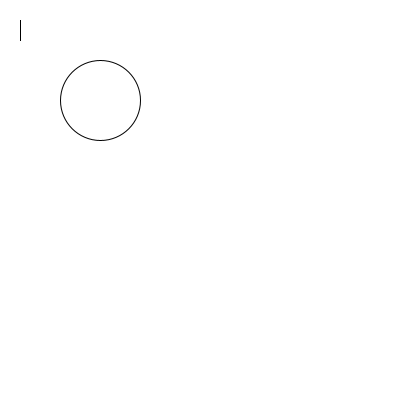
Frame 1 (no input)
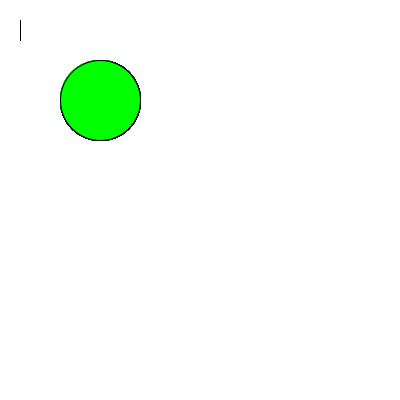
Frame 60 (the mouse pressed at the canvas centre just before this capture)
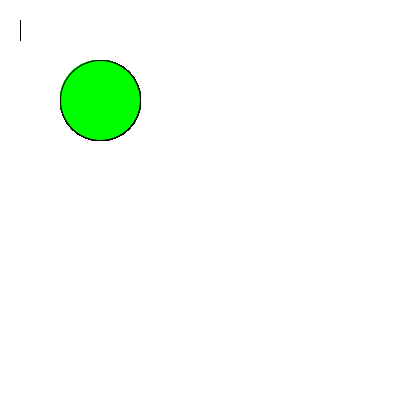
Frame 120 (the mouse held since frame 60 and released just before this capture)

The Processing sketch that drew these frames (run headless with seeded random() and noise(); from frame 60 on, the mouse is pressed at the canvas centre):

// Processing sketch: processing_115373
// ── processing_115373.pde

float blue = 255;
float distance = 0;
float xcirkel = 100;
float ycirkel = 100;
float raggio = 40;
float raggioc = 40;
float ggg = 0;
float hhh = 255;
float cerchiox = 0;
float cerchioy =0;
float poing = 0;


void setup()
{
 size(400,400) ;
 background(255,255,255);
}

void draw()
{
   stroke(0,0,0);
   
   
   distance = sqrt( (( xcirkel-mouseX)*(xcirkel-mouseX))+((ycirkel - mouseY)*(ycirkel - mouseY)) );
   
   
   
   if(distance < raggioc)
   {
     xcirkel = random(400);
     ycirkel = random(400);
     background(255,255,255);
      if(mousePressed)
     {
    raggioc = raggioc +5;
    println("fanget");
    poing = poing + 1;
   
    }
     
   }
   
   
   
   ellipse(xcirkel,ycirkel,80,80);
   stroke(ggg,ggg,ggg);
   fill(0,255,0);
   rect(20,20,poing,20);
}
